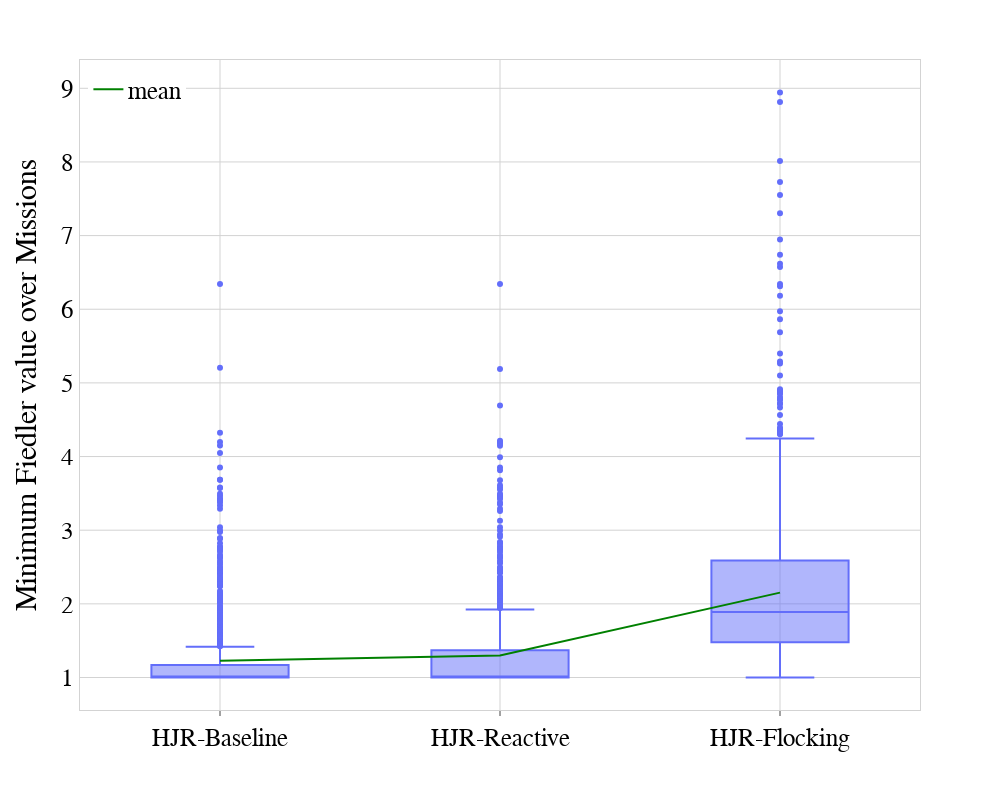

Here is the notebook cell this chart was saved with:
### Code cell
pio.templates['plotly']["layout"]["font"]["family"] = "Palatino"
font = dict(
                family="Palatino",
                size=25,
                color='black'
            )

fiedler_dict = {"HJR-Baseline": np.abs(metrics_hj_naive["fiedler_min"])+1,
                      "HJR-Reactive": np.abs(metrics_hj_reactive["fiedler_min"])+1,
                      "HJR-Flocking": np.abs(metrics_hj_flocking["fiedler_min"])+1}
beta_index_avg_df = pd.DataFrame(fiedler_dict)
fig_beta = px.box(beta_index_avg_df) #,points="all")
mean_trace = go.Scatter(
    x=beta_index_avg_df.columns,
    y=beta_index_avg_df.mean(),
    mode='lines',
    line=dict(color='green', width=2),
    text=beta_index_avg_df.mean().round(2),
    showlegend=True,
    name="mean",
    textposition='middle center',
)
fig_beta.add_trace(mean_trace)
# Add custom x and y labels
# fig_beta.update_layout(
#     xaxis_title="controllers",
#     yaxis_title="Minimum Fiedler value over Missions",
#     height=800,
#     width=1000
# )
#fig_beta.update_traces(boxpoints=False, selector=dict(type='box'))
fig_beta.update_layout(
    xaxis_title="", #"controllers",
    yaxis_title="Minimum Fiedler value over Missions",
    height=800,
    width=1000,
    plot_bgcolor='white',
    # yaxis=dict(
    #     type='log',
    #     #dtick=0.2,
    #     # tickvals=[1, 10*np.log10(0.5+1), 10*np.log10(1+1), 10*np.log10(2+1)],
    #     # ticktext=['0', '0.5', '1', '2' ],
    #     # range=[0,1],
    #     # showexponent='none'
    # ),
    font=font,
        legend=dict(
        yanchor="top",
        y=0.99,
        xanchor="left",
        x=0.01
    )
)
# Set the subplot titles

fig_beta.update_xaxes(
    mirror=True,
    ticks='outside',
    showline=True,
    linecolor='lightgrey',
    gridcolor='lightgrey'
)
fig_beta.update_yaxes(
    mirror=True,
    #ticks='outside',
    showline=True,
    #linecolor='black',
    linecolor='lightgrey',
    gridcolor='lightgrey',
)
fig_beta.write_image("fiedler.svg")
fig_beta.show()

### Figure 1 — Plotly figure (JSON) as saved in the notebook; plotly's stock layout.template omitted (floating-point values rounded to 4 significant figures; data arrays with more than 128 entries replaced by an {"elided": "..."} marker saying what was removed)
{"data": [{"alignmentgroup": "True", "hovertemplate": "variable=%{x}<br>value=%{y}<extra></extra>", "legendgroup": "", "marker": {"color": "#636efa"}, "name": "", "notched": false, "offsetgroup": "", "orientation": "v", "showlegend": false, "type": "box", "x": {"elided": "2940 str values"}, "x0": " ", "xaxis": "x", "y": {"elided": "2940 float values"}, "y0": " ", "yaxis": "y"}, {"line": {"color": "green", "width": 2}, "mode": "lines", "name": "mean", "showlegend": true, "text": [1.23, 1.3, 2.15], "textposition": "middle center", "type": "scatter", "x": ["HJR-Baseline", "HJR-Reactive", "HJR-Flocking"], "y": [1.226, 1.297, 2.152]}], "layout": {"boxmode": "group", "font": {"color": "black", "family": "Palatino", "size": 25}, "height": 800, "legend": {"tracegroupgap": 0, "x": 0.01, "xanchor": "left", "y": 0.99, "yanchor": "top"}, "margin": {"t": 60}, "plot_bgcolor": "white", "width": 1000, "xaxis": {"anchor": "y", "domain": [0, 1], "gridcolor": "lightgrey", "linecolor": "lightgrey", "mirror": true, "showline": true, "ticks": "outside", "title": {"text": ""}}, "yaxis": {"anchor": "x", "domain": [0, 1], "gridcolor": "lightgrey", "linecolor": "lightgrey", "mirror": true, "showline": true, "title": {"text": "Minimum Fiedler value over Missions"}}}}
